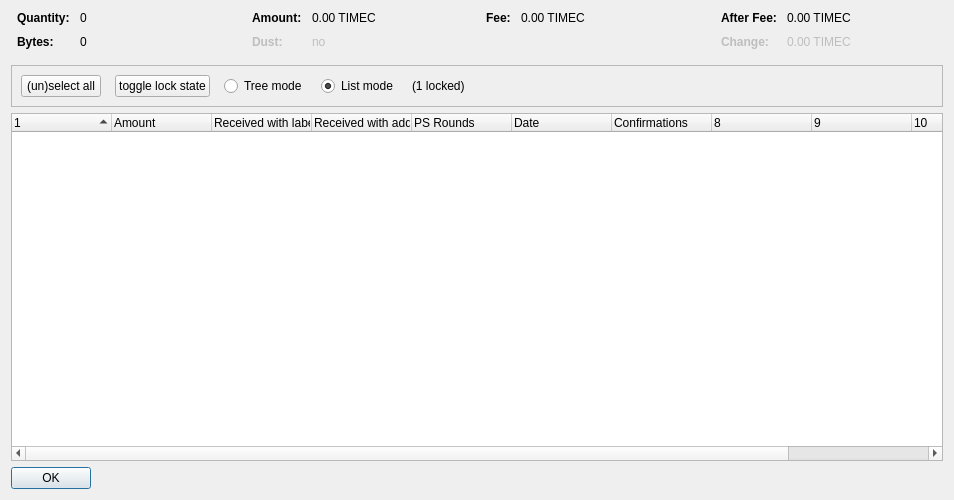
<?xml version="1.0" encoding="UTF-8"?>
<ui version="4.0">
 <class>CoinControlDialog</class>
 <widget class="QDialog" name="CoinControlDialog">
  <property name="geometry">
   <rect>
    <x>0</x>
    <y>0</y>
    <width>954</width>
    <height>500</height>
   </rect>
  </property>
  <property name="windowTitle">
   <string>Coin Selection</string>
  </property>
  <layout class="QVBoxLayout" name="verticalLayout">
   <item>
    <layout class="QHBoxLayout" name="horizontalLayoutTop" stretch="0,0,0,0">
     <property name="topMargin">
      <number>0</number>
     </property>
     <property name="bottomMargin">
      <number>10</number>
     </property>
     <item>
      <layout class="QFormLayout" name="formLayoutCoinControl1">
       <property name="horizontalSpacing">
        <number>10</number>
       </property>
       <property name="verticalSpacing">
        <number>10</number>
       </property>
       <property name="leftMargin">
        <number>6</number>
       </property>
       <property name="rightMargin">
        <number>6</number>
       </property>
       <item row="0" column="0">
        <widget class="QLabel" name="labelCoinControlQuantityText">
         <property name="font">
          <font>
           <weight>75</weight>
           <bold>true</bold>
          </font>
         </property>
         <property name="text">
          <string>Quantity:</string>
         </property>
        </widget>
       </item>
       <item row="0" column="1">
        <widget class="QLabel" name="labelCoinControlQuantity">
         <property name="cursor">
          <cursorShape>IBeamCursor</cursorShape>
         </property>
         <property name="contextMenuPolicy">
          <enum>Qt::ActionsContextMenu</enum>
         </property>
         <property name="text">
          <string notr="true">0</string>
         </property>
         <property name="textInteractionFlags">
          <set>Qt::LinksAccessibleByMouse|Qt::TextSelectableByKeyboard|Qt::TextSelectableByMouse</set>
         </property>
        </widget>
       </item>
       <item row="1" column="0">
        <widget class="QLabel" name="labelCoinControlBytesText">
         <property name="font">
          <font>
           <weight>75</weight>
           <bold>true</bold>
          </font>
         </property>
         <property name="text">
          <string>Bytes:</string>
         </property>
        </widget>
       </item>
       <item row="1" column="1">
        <widget class="QLabel" name="labelCoinControlBytes">
         <property name="cursor">
          <cursorShape>IBeamCursor</cursorShape>
         </property>
         <property name="contextMenuPolicy">
          <enum>Qt::ActionsContextMenu</enum>
         </property>
         <property name="text">
          <string notr="true">0</string>
         </property>
         <property name="textInteractionFlags">
          <set>Qt::LinksAccessibleByMouse|Qt::TextSelectableByKeyboard|Qt::TextSelectableByMouse</set>
         </property>
        </widget>
       </item>
      </layout>
     </item>
     <item>
      <layout class="QFormLayout" name="formLayoutCoinControl2">
       <property name="horizontalSpacing">
        <number>10</number>
       </property>
       <property name="verticalSpacing">
        <number>10</number>
       </property>
       <property name="leftMargin">
        <number>6</number>
       </property>
       <property name="rightMargin">
        <number>6</number>
       </property>
       <item row="0" column="0">
        <widget class="QLabel" name="labelCoinControlAmountText">
         <property name="font">
          <font>
           <weight>75</weight>
           <bold>true</bold>
          </font>
         </property>
         <property name="text">
          <string>Amount:</string>
         </property>
        </widget>
       </item>
       <item row="0" column="1">
        <widget class="QLabel" name="labelCoinControlAmount">
         <property name="cursor">
          <cursorShape>IBeamCursor</cursorShape>
         </property>
         <property name="contextMenuPolicy">
          <enum>Qt::ActionsContextMenu</enum>
         </property>
         <property name="text">
          <string notr="true">0.00 TIMEC</string>
         </property>
         <property name="textInteractionFlags">
          <set>Qt::LinksAccessibleByMouse|Qt::TextSelectableByKeyboard|Qt::TextSelectableByMouse</set>
         </property>
        </widget>
       </item>
       <item row="1" column="0">
        <widget class="QLabel" name="labelCoinControlLowOutputText">
         <property name="enabled">
          <bool>false</bool>
         </property>
         <property name="font">
          <font>
           <weight>75</weight>
           <bold>true</bold>
          </font>
         </property>
         <property name="text">
          <string>Dust:</string>
         </property>
        </widget>
       </item>
       <item row="1" column="1">
        <widget class="QLabel" name="labelCoinControlLowOutput">
         <property name="enabled">
          <bool>false</bool>
         </property>
         <property name="cursor">
          <cursorShape>IBeamCursor</cursorShape>
         </property>
         <property name="contextMenuPolicy">
          <enum>Qt::ActionsContextMenu</enum>
         </property>
         <property name="text">
          <string notr="true">no</string>
         </property>
         <property name="textInteractionFlags">
          <set>Qt::LinksAccessibleByMouse|Qt::TextSelectableByKeyboard|Qt::TextSelectableByMouse</set>
         </property>
        </widget>
       </item>
      </layout>
     </item>
     <item>
      <layout class="QFormLayout" name="formLayoutCoinControl3">
       <property name="horizontalSpacing">
        <number>10</number>
       </property>
       <property name="verticalSpacing">
        <number>10</number>
       </property>
       <property name="leftMargin">
        <number>6</number>
       </property>
       <property name="rightMargin">
        <number>6</number>
       </property>
       <item row="0" column="0">
        <widget class="QLabel" name="labelCoinControlFeeText">
         <property name="font">
          <font>
           <weight>75</weight>
           <bold>true</bold>
          </font>
         </property>
         <property name="text">
          <string>Fee:</string>
         </property>
        </widget>
       </item>
       <item row="0" column="1">
        <widget class="QLabel" name="labelCoinControlFee">
         <property name="cursor">
          <cursorShape>IBeamCursor</cursorShape>
         </property>
         <property name="contextMenuPolicy">
          <enum>Qt::ActionsContextMenu</enum>
         </property>
         <property name="text">
          <string notr="true">0.00 TIMEC</string>
         </property>
         <property name="textInteractionFlags">
          <set>Qt::LinksAccessibleByMouse|Qt::TextSelectableByKeyboard|Qt::TextSelectableByMouse</set>
         </property>
        </widget>
       </item>
      </layout>
     </item>
     <item>
      <layout class="QFormLayout" name="formLayoutCoinControl4">
       <property name="horizontalSpacing">
        <number>10</number>
       </property>
       <property name="verticalSpacing">
        <number>10</number>
       </property>
       <property name="leftMargin">
        <number>6</number>
       </property>
       <property name="rightMargin">
        <number>6</number>
       </property>
       <item row="0" column="0">
        <widget class="QLabel" name="labelCoinControlAfterFeeText">
         <property name="font">
          <font>
           <weight>75</weight>
           <bold>true</bold>
          </font>
         </property>
         <property name="text">
          <string>After Fee:</string>
         </property>
        </widget>
       </item>
       <item row="0" column="1">
        <widget class="QLabel" name="labelCoinControlAfterFee">
         <property name="cursor">
          <cursorShape>IBeamCursor</cursorShape>
         </property>
         <property name="contextMenuPolicy">
          <enum>Qt::ActionsContextMenu</enum>
         </property>
         <property name="text">
          <string notr="true">0.00 TIMEC</string>
         </property>
         <property name="textInteractionFlags">
          <set>Qt::LinksAccessibleByMouse|Qt::TextSelectableByKeyboard|Qt::TextSelectableByMouse</set>
         </property>
        </widget>
       </item>
       <item row="1" column="0">
        <widget class="QLabel" name="labelCoinControlChangeText">
         <property name="enabled">
          <bool>false</bool>
         </property>
         <property name="font">
          <font>
           <weight>75</weight>
           <bold>true</bold>
          </font>
         </property>
         <property name="text">
          <string>Change:</string>
         </property>
        </widget>
       </item>
       <item row="1" column="1">
        <widget class="QLabel" name="labelCoinControlChange">
         <property name="enabled">
          <bool>false</bool>
         </property>
         <property name="cursor">
          <cursorShape>IBeamCursor</cursorShape>
         </property>
         <property name="contextMenuPolicy">
          <enum>Qt::ActionsContextMenu</enum>
         </property>
         <property name="text">
          <string notr="true">0.00 TIMEC</string>
         </property>
         <property name="textInteractionFlags">
          <set>Qt::LinksAccessibleByMouse|Qt::TextSelectableByKeyboard|Qt::TextSelectableByMouse</set>
         </property>
        </widget>
       </item>
      </layout>
     </item>
    </layout>
   </item>
   <item>
    <widget class="QFrame" name="frame">
     <property name="minimumSize">
      <size>
       <width>0</width>
       <height>40</height>
      </size>
     </property>
     <property name="frameShape">
      <enum>QFrame::StyledPanel</enum>
     </property>
     <property name="frameShadow">
      <enum>QFrame::Sunken</enum>
     </property>
     <layout class="QHBoxLayout" name="horizontalLayout">
      <item>
       <layout class="QHBoxLayout" name="horizontalLayoutPanel" stretch="0,0,0,0,0,0">
        <property name="spacing">
         <number>14</number>
        </property>
        <item>
         <widget class="QPushButton" name="pushButtonSelectAll">
          <property name="sizePolicy">
           <sizepolicy hsizetype="Maximum" vsizetype="Fixed">
            <horstretch>0</horstretch>
            <verstretch>0</verstretch>
           </sizepolicy>
          </property>
          <property name="text">
           <string>(un)select all</string>
          </property>
          <property name="autoDefault">
           <bool>false</bool>
          </property>
         </widget>
        </item>
        <item>
         <widget class="QPushButton" name="pushButtonToggleLock">
          <property name="sizePolicy">
           <sizepolicy hsizetype="Maximum" vsizetype="Fixed">
            <horstretch>0</horstretch>
            <verstretch>0</verstretch>
           </sizepolicy>
          </property>
          <property name="text">
           <string>toggle lock state</string>
          </property>
          <property name="autoDefault">
           <bool>false</bool>
          </property>
         </widget>
        </item>
        <item>
         <widget class="QRadioButton" name="radioTreeMode">
          <property name="sizePolicy">
           <sizepolicy hsizetype="Maximum" vsizetype="Fixed">
            <horstretch>0</horstretch>
            <verstretch>0</verstretch>
           </sizepolicy>
          </property>
          <property name="text">
           <string>Tree mode</string>
          </property>
         </widget>
        </item>
        <item>
         <widget class="QRadioButton" name="radioListMode">
          <property name="sizePolicy">
           <sizepolicy hsizetype="Maximum" vsizetype="Fixed">
            <horstretch>0</horstretch>
            <verstretch>0</verstretch>
           </sizepolicy>
          </property>
          <property name="text">
           <string>List mode</string>
          </property>
          <property name="checked">
           <bool>true</bool>
          </property>
         </widget>
        </item>
        <item>
         <widget class="QLabel" name="labelLocked">
          <property name="text">
           <string>(1 locked)</string>
          </property>
         </widget>
        </item>
        <item>
         <spacer name="horizontalSpacer">
          <property name="orientation">
           <enum>Qt::Horizontal</enum>
          </property>
          <property name="sizeHint" stdset="0">
           <size>
            <width>40</width>
            <height>20</height>
           </size>
          </property>
         </spacer>
        </item>
       </layout>
      </item>
     </layout>
    </widget>
   </item>
   <item>
    <widget class="CoinControlTreeWidget" name="treeWidget">
     <property name="contextMenuPolicy">
      <enum>Qt::CustomContextMenu</enum>
     </property>
     <property name="sortingEnabled">
      <bool>false</bool>
     </property>
     <property name="columnCount">
      <number>11</number>
     </property>
     <attribute name="headerShowSortIndicator" stdset="0">
      <bool>true</bool>
     </attribute>
     <attribute name="headerStretchLastSection">
      <bool>false</bool>
     </attribute>
     <column>
      <property name="text">
       <string/>
      </property>
     </column>
     <column>
      <property name="text">
       <string>Amount</string>
      </property>
     </column>
     <column>
      <property name="text">
       <string>Received with label</string>
      </property>
     </column>
     <column>
      <property name="text">
       <string>Received with address</string>
      </property>
     </column>
     <column>
      <property name="text">
       <string>PS Rounds</string>
      </property>
     </column>
     <column>
      <property name="text">
       <string>Date</string>
      </property>
     </column>
     <column>
      <property name="text">
       <string>Confirmations</string>
      </property>
      <property name="toolTip">
       <string>Confirmed</string>
      </property>
     </column>
     <column>
      <property name="text">
       <string/>
      </property>
     </column>
     <column>
      <property name="text">
       <string/>
      </property>
     </column>
     <column>
      <property name="text">
       <string/>
      </property>
     </column>
     <column>
      <property name="text">
       <string/>
      </property>
     </column>
    </widget>
   </item>
   <item>
    <widget class="QDialogButtonBox" name="buttonBox">
     <property name="sizePolicy">
      <sizepolicy hsizetype="Maximum" vsizetype="Fixed">
       <horstretch>0</horstretch>
       <verstretch>0</verstretch>
      </sizepolicy>
     </property>
     <property name="orientation">
      <enum>Qt::Horizontal</enum>
     </property>
     <property name="standardButtons">
      <set>QDialogButtonBox::Ok</set>
     </property>
    </widget>
   </item>
  </layout>
 </widget>
 <customwidgets>
  <customwidget>
   <class>CoinControlTreeWidget</class>
   <extends>QTreeWidget</extends>
   <header>coincontroltreewidget.h</header>
  </customwidget>
 </customwidgets>
 <resources/>
 <connections/>
</ui>
